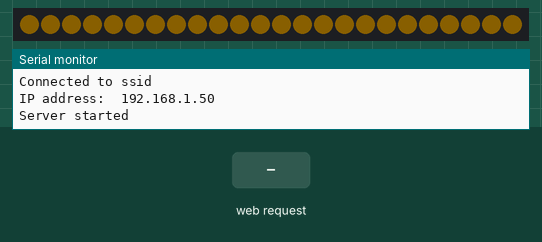
The sketch below on a simulated ESP8266 (NodeMCU). Shown: 24 RGB LEDs in strip order, left to right, the last lines printed to the serial monitor. Inputs (shaded band) come from the test bench. Dim RGB values are drawn brighter than linear; WiFi joins after 1.5 s; servers stay silent unless stated.

Above: at 4.1 s.
4.2 s: HTTP request GET /azul received
At 5.9 s:
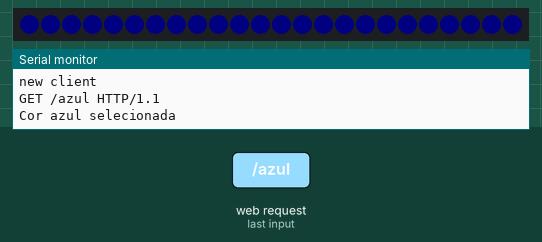
6.4 s: HTTP request GET /violeta received
8.6 s: HTTP request GET /amarelo received
At 9.06 s:
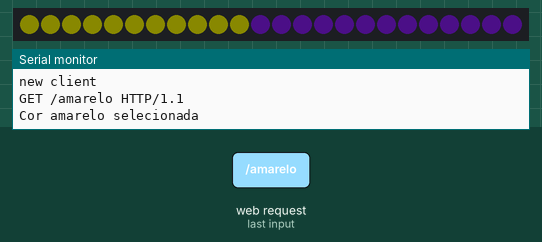
10.8 s: HTTP request GET /rosa received
At 12.1 s:
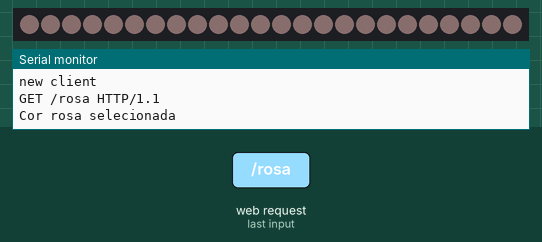
13.0 s: HTTP request GET /cereja received
At 13.46 s:
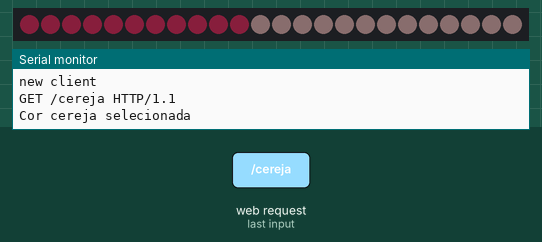
15.2 s: HTTP request GET /alternar received
At 15.8 s:
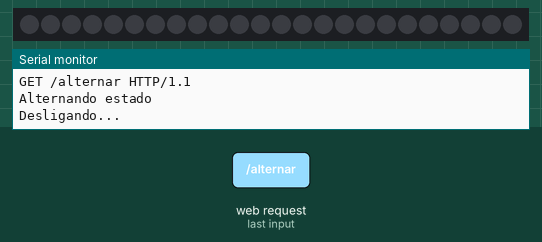
Timing chart, 0 to 17.7 s (numbered marks = the images above; inputs shaded):
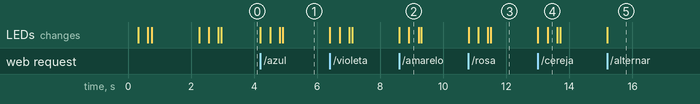

Measured:
- after the input at 4.2 s, the LEDs: first change at once (image 1 shows a later state)
- after the input at 8.6 s, the LEDs: first change at once (image 2 shows a later state)
- after the input at 10.8 s, the LEDs: first change at once (image 3 shows a later state)
- after the input at 13.0 s, the LEDs: first change at once (image 4 shows a later state)
- after the input at 15.2 s, the LEDs: change at once (image 5)

The sketch:

luminer_v1.ino
```cpp
#include <ESP8266WiFi.h>
#include <ESP8266WiFiMulti.h>
#include <Adafruit_NeoPixel.h>

ESP8266WiFiMulti wifiMulti;

int state = 1;

#define PIN D2
#define NUM_PINS 24

Adafruit_NeoPixel strip = Adafruit_NeoPixel(NUM_PINS, PIN, NEO_GRB + NEO_KHZ800);

WiFiServer server(80);

void setup() {
  Serial.begin(115200);
  delay(10);

  strip.begin();
  strip.show(); // Initialize all pixels to 'off'

  Serial.println("Ligando os leds");

  //seta cor para ciano e brilho ao iniciar
  strip.setBrightness(10);
  colorWipe(strip.Color(0, 139, 139), 30); //cor, tempo de duracao

  wifiMulti.addAP("ssid", "password");
  wifiMulti.addAP("ssid", "password");

  // Connect to WiFi network
  Serial.println();
  Serial.println();

  Serial.print("Connecting");
  int i = 0;
  while (wifiMulti.run() != WL_CONNECTED) {
    delay(1000);
    Serial.print('.');
  }

  Serial.println('\n');
  Serial.print("Connected to ");
  Serial.println(WiFi.SSID());
  Serial.print("IP address:\t");
  Serial.println(WiFi.localIP());

  // Start the server
  server.begin();
  Serial.println("Server started");;

  //seta cor para laranja depois de conectado
  colorWipe(strip.Color(255, 165, 0), 30); //cor, tempo de duracao

}

void loop() {

  // Check if a client has connected
  WiFiClient client = server.available();
  if (!client) {
    return;
  }

  // Wait until the client sends some data
  Serial.println("new client");
  while( ! client.available()){
    delay(1);
  }

  // Read the first line of the request
  String request = client.readStringUntil('\r');
  Serial.println(request);
  client.flush();

  // Match the request
  if (request.indexOf("/alternar") != -1)  {
    Serial.println("Alternando estado");
    //caso estado for ligado, desliga
    client.println("HTTP/1.1 200 OK");
    client.println("Content-Type: application/json");
    client.println("Access-Control-Allow-Origin: *");
    client.println("");

   if(state == 1) {
      Serial.println("Desligando...");
      strip.setBrightness(0);
      colorWipe(strip.Color(0, 0, 0), 30); //cor, tempo de duracao
      state = 0;
      client.print("{\"status\": {\"led_is\": \"off\"}}");
    }
    //caso estado for desligado, liga
    else {
      Serial.println("Ligando...");
      strip.setBrightness(10);
      colorWipe(strip.Color(255, 255, 255), 30); //cor, tempo de duracao
      state = 1;
      client.print("{\"status\": {\"led_is\": \"on\"}}");
    }
  }
  else if (request.indexOf("/laranja") != -1)  {
    Serial.println("Cor laranja selecionada");
    strip.setBrightness(10);
    colorWipe(strip.Color(255, 165, 0), 30); //cor, tempo de duracao
    client.println("HTTP/1.1 200 OK");
    client.println("Content-Type: application/json");
    client.println("Access-Control-Allow-Origin: *");
    client.println("");
    client.print("{\"status\": {\"led_is\": \"on\", \"color_is\": \"laranja\"}}");
    state = 1;
  }
  else if (request.indexOf("/azul") != -1)  {
    Serial.println("Cor azul selecionada");
    strip.setBrightness(10);
    colorWipe(strip.Color(0, 0, 128), 30); //cor, tempo de duracao
    client.println("HTTP/1.1 200 OK");
    client.println("Content-Type: application/json");
    client.println("Access-Control-Allow-Origin: *");
    client.println("");
    client.print("{\"status\": {\"led_is\": \"on\", \"color_is\": \"azul\"}}");
    state = 1;
  }
  else if (request.indexOf("/violeta") != -1)  {
    Serial.println("Cor violeta selecionada");
    strip.setBrightness(10);
    colorWipe(strip.Color(138, 43, 226), 30); //cor, tempo de duracao;
    client.println("HTTP/1.1 200 OK");
    client.println("Content-Type: application/json");
    client.println("Access-Control-Allow-Origin: *");
    client.println("");
    client.print("{\"status\": {\"led_is\": \"on\", \"color_is\": \"violeta\"}}");
    state = 1;
  }
  else if (request.indexOf("/amarelo") != -1)  {
    Serial.println("Cor amarelo selecionada");
    strip.setBrightness(10);
    colorWipe(strip.Color(255, 255, 0), 30); //cor, tempo de duracao
    client.println("HTTP/1.1 200 OK");
    client.println("Content-Type: application/json");
    client.println("Access-Control-Allow-Origin: *");
    client.println("");
    client.print("{\"status\": {\"led_is\": \"on\", \"color_is\": \"amarelo\"}}");
    state = 1;
  }
  else if (request.indexOf("/rosa") != -1)  {
    Serial.println("Cor rosa selecionada");
    strip.setBrightness(10);
    colorWipe(strip.Color(255, 192, 203), 30); //cor, tempo de duracao
    client.println("HTTP/1.1 200 OK");
    client.println("Content-Type: application/json");
    client.println("Access-Control-Allow-Origin: *");
    client.println("");
    client.print("{\"status\": {\"led_is\": \"on\", \"color_is\": \"rosa\"}}");
    state = 1;
  }
  else if (request.indexOf("/roxo") != -1)  {
    Serial.println("Cor roxo selecionada");
    strip.setBrightness(10);
    colorWipe(strip.Color(75, 0, 130), 30); //cor, tempo de duracao
    client.println("HTTP/1.1 200 OK");
    client.println("Content-Type: application/json");
    client.println("Access-Control-Allow-Origin: *");
    client.println("");
    client.print("{\"status\": {\"led_is\": \"on\", \"color_is\": \"roxo\"}}");
    state = 1;
  }
  else if (request.indexOf("/ciano") != -1)  {
    Serial.println("Cor ciano selecionada");
    strip.setBrightness(10);
    colorWipe(strip.Color(0, 139, 139), 30); //cor, tempo de duracao
    client.println("HTTP/1.1 200 OK");
    client.println("Content-Type: application/json");
    client.println("Access-Control-Allow-Origin: *");
    client.println("");
    client.print("{\"status\": {\"led_is\": \"on\", \"color_is\": \"ciano\"}}");
    state = 1;
  }
  else if (request.indexOf("/azul_meianoite") != -1)  {
    Serial.println("Cor azul12 selecionada");
    strip.setBrightness(10);
    colorWipe(strip.Color(25, 25, 112), 30); //cor, tempo de duracao
    client.println("HTTP/1.1 200 OK");
    client.println("Content-Type: application/json");
    client.println("Access-Control-Allow-Origin: *");
    client.println("");
    client.print("{\"status\": {\"led_is\": \"on\", \"color_is\": \"azul_meianoite\"}}");
    state = 1;
  }
  else if (request.indexOf("/cereja") != -1)  {
    Serial.println("Cor cereja selecionada");
    strip.setBrightness(10);
    colorWipe(strip.Color(222, 49, 99), 30); //cor, tempo de duracao
    client.println("HTTP/1.1 200 OK");
    client.println("Content-Type: application/json");
    client.println("Access-Control-Allow-Origin: *");
    client.println("");
    client.print("{\"status\": {\"led_is\": \"on\", \"color_is\": \"cereja\"}}");
    state = 1;
  }

  else if (request.indexOf("/checar") != -1)  {
    // Return the response
    client.println("HTTP/1.1 200 OK");
    client.println("Content-Type: application/json");
    client.println("Access-Control-Allow-Origin: *");
    client.println("");
    if(state == 1) {
      client.print("{\"status\": {\"led_is\": \"on\"}}");
    } else {
      client.print("{\"status\": {\"led_is\": \"off\"}}");
    }
  }

  else {
    client.println("HTTP/1.1 200 OK");
    client.println("Content-Type: text/html");
    client.println("");
    client.println("<!DOCTYPE HTML>");
    client.println("<html>");
    client.println("<h1 style=\"text-weight: bold\"><center>Luminer</center></h1>");
    client.println("<p><center>This is a server for control a Adafruit Neopixel with NodeMCU.</center></p>");
    client.println("</html>");
    delay(1);
    Serial.println("Client disconnected");
    Serial.println("");
  }

}

// Fill the dots one after the other with a color
void colorWipe(uint32_t c, uint8_t wait) {
  for (uint16_t i = 0; i < strip.numPixels(); i++) {
    strip.setPixelColor(i, c);
    strip.show();
    delay(wait);
  }
}

// Slightly different, this makes the rainbow equally distributed throughout
void rainbow(uint8_t velocity) {
  uint16_t i, j;

  for (j = 0; j < 256 * 5; j++) { // 5 cycles of all colors on wheel
    for (i = 0; i < strip.numPixels(); i++) {
      strip.setPixelColor(i, Wheel(((i * 256 / strip.numPixels()) + j) & 255));
    }
    strip.show();
    delay(velocity);
  }
}

// Input a value 0 to 255 to get a color value.
// The colours are a transition r - g - b - back to r.
uint32_t Wheel(byte WheelPos) {
  WheelPos = 255 - WheelPos;
  if (WheelPos < 85) {
    return strip.Color(255 - WheelPos * 3, 0, WheelPos * 3);
  }
  if (WheelPos < 170) {
    WheelPos -= 85;
    return strip.Color(0, WheelPos * 3, 255 - WheelPos * 3);
  }
  WheelPos -= 170;
  return strip.Color(WheelPos * 3, 255 - WheelPos * 3, 0);
}
```
